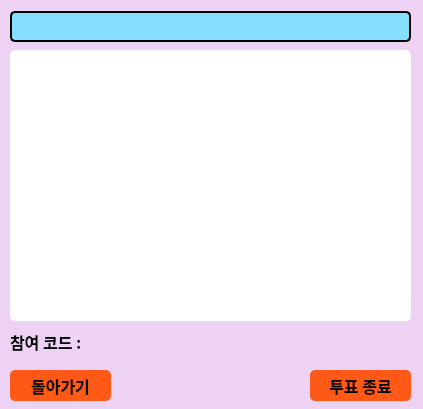
<?xml version="1.0" encoding="UTF-8"?>
<ui version="4.0">
 <class>Dialog</class>
 <widget class="QDialog" name="Dialog">
  <property name="geometry">
   <rect>
    <x>0</x>
    <y>0</y>
    <width>423</width>
    <height>409</height>
   </rect>
  </property>
  <property name="windowTitle">
   <string>Dialog</string>
  </property>
  <widget class="QLabel" name="label">
   <property name="geometry">
    <rect>
     <x>-10</x>
     <y>-10</y>
     <width>811</width>
     <height>421</height>
    </rect>
   </property>
   <property name="styleSheet">
    <string notr="true">background-color : #EDD2F3;</string>
   </property>
   <property name="text">
    <string/>
   </property>
   <property name="indent">
    <number>-1</number>
   </property>
  </widget>
  <widget class="QListWidget" name="optionList">
   <property name="geometry">
    <rect>
     <x>10</x>
     <y>50</y>
     <width>401</width>
     <height>271</height>
    </rect>
   </property>
   <property name="font">
    <font>
     <family>Noto Sans CJK KR Black</family>
     <weight>75</weight>
     <bold>true</bold>
    </font>
   </property>
   <property name="styleSheet">
    <string notr="true">border-radius : 5px;
background-color : #ffffff;
border-color : #000000;</string>
   </property>
  </widget>
  <widget class="QPushButton" name="goBackBtn">
   <property name="geometry">
    <rect>
     <x>10</x>
     <y>370</y>
     <width>101</width>
     <height>31</height>
    </rect>
   </property>
   <property name="font">
    <font>
     <family>Noto Sans CJK KR Black</family>
     <pointsize>12</pointsize>
     <weight>75</weight>
     <bold>true</bold>
    </font>
   </property>
   <property name="styleSheet">
    <string notr="true">background-color : rgb(255, 89, 24);
border-radius : 5px;</string>
   </property>
   <property name="text">
    <string>돌아가기</string>
   </property>
  </widget>
  <widget class="QLabel" name="joinCodeLabel">
   <property name="geometry">
    <rect>
     <x>10</x>
     <y>330</y>
     <width>421</width>
     <height>41</height>
    </rect>
   </property>
   <property name="font">
    <font>
     <family>Noto Sans CJK KR Black</family>
     <pointsize>12</pointsize>
     <weight>75</weight>
     <bold>true</bold>
    </font>
   </property>
   <property name="text">
    <string>참여 코드 :</string>
   </property>
   <property name="alignment">
    <set>Qt::AlignLeading|Qt::AlignLeft|Qt::AlignTop</set>
   </property>
  </widget>
  <widget class="QPushButton" name="endVoteBtn">
   <property name="geometry">
    <rect>
     <x>310</x>
     <y>370</y>
     <width>101</width>
     <height>31</height>
    </rect>
   </property>
   <property name="font">
    <font>
     <family>Noto Sans CJK KR Black</family>
     <pointsize>12</pointsize>
     <weight>75</weight>
     <bold>true</bold>
    </font>
   </property>
   <property name="styleSheet">
    <string notr="true">background-color : rgb(255, 89, 24);
border-radius : 5px;</string>
   </property>
   <property name="text">
    <string>투표 종료</string>
   </property>
  </widget>
  <widget class="QComboBox" name="subjectComboBox">
   <property name="geometry">
    <rect>
     <x>10</x>
     <y>11</y>
     <width>401</width>
     <height>31</height>
    </rect>
   </property>
   <property name="font">
    <font>
     <family>Noto Sans CJK KR Black</family>
     <weight>75</weight>
     <bold>true</bold>
    </font>
   </property>
   <property name="styleSheet">
    <string notr="true">QComboBox{
background-color : #84DFFF;
border-radius : 5px;
border : solid;
border-color : black;
border-width : 2px;
}
QComboBox::drop-down{
     subcontrol-origin: padding;
     subcontrol-position: top right;
     width: 15px;
     color: white;
     border-left-width: 0px;
     border-left-style: solid;
     border-top-right-radius: 3px;
     border-bottom-right-radius: 3px;
     padding-left: 10px;
 }
</string>
   </property>
  </widget>
 </widget>
 <resources/>
 <connections/>
</ui>
